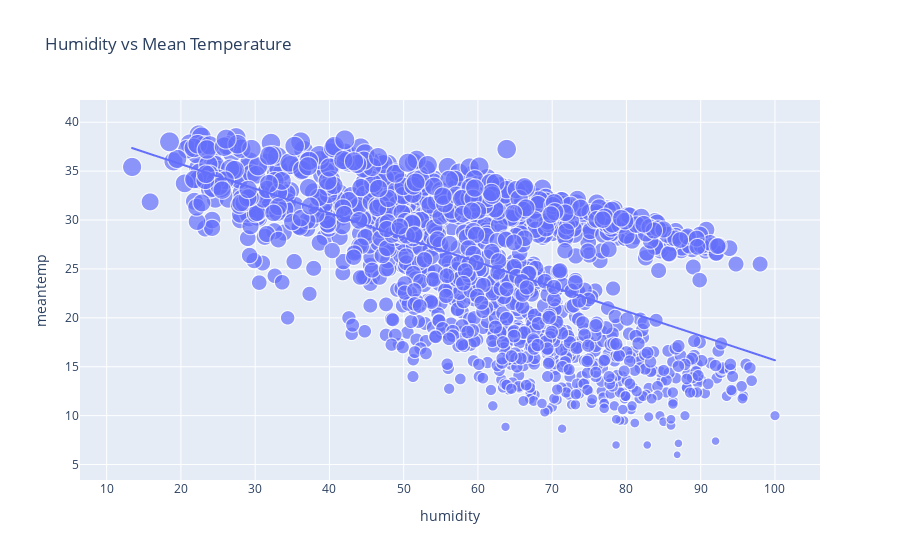

This figure's notebook cell:
### Markdown cell above
#### Interpreting the results
 - [x] From Jan 2013 till July 2015, the wind speed was higher than the average wind speed of the whole period. After 2015, there were no anomalies in wind speed during monsoons.

### Code cell
figure = px.scatter(data, x='humidity', y= 'meantemp', size='meantemp', trendline='ols',
                 title="Humidity vs Mean Temperature")
figure.show()

### Figure 1 — Plotly figure (JSON) as saved in the notebook; plotly's stock layout.template omitted (floating-point values rounded to 4 significant figures; data arrays with more than 128 entries replaced by an {"elided": "..."} marker saying what was removed)
{"data": [{"hovertemplate": "humidity=%{x}<br>meantemp=%{marker.size}<extra></extra>", "legendgroup": "", "marker": {"color": "#636efa", "size": {"elided": "1462 float values"}, "sizemode": "area", "sizeref": 0.09679, "symbol": "circle"}, "mode": "markers", "name": "", "showlegend": false, "type": "scattergl", "x": {"elided": "1462 float values"}, "xaxis": "x", "y": {"elided": "1462 float values"}, "yaxis": "y"}, {"hovertemplate": "<b>OLS trendline</b><br>meantemp = -0.250617 * humidity + 40.7259<br>R<sup>2</sup>=0.327128<br><br>humidity=%{x}<br>meantemp=%{y} <b>(trend)</b><extra></extra>", "legendgroup": "", "marker": {"color": "#636efa", "symbol": "circle"}, "mode": "lines", "name": "", "showlegend": false, "type": "scattergl", "x": {"elided": "1462 float values"}, "xaxis": "x", "y": {"elided": "1462 float values"}, "yaxis": "y"}], "layout": {"legend": {"itemsizing": "constant", "tracegroupgap": 0}, "title": {"text": "Humidity vs Mean Temperature"}, "xaxis": {"anchor": "y", "domain": [0, 1], "title": {"text": "humidity"}}, "yaxis": {"anchor": "x", "domain": [0, 1], "title": {"text": "meantemp"}}}}
